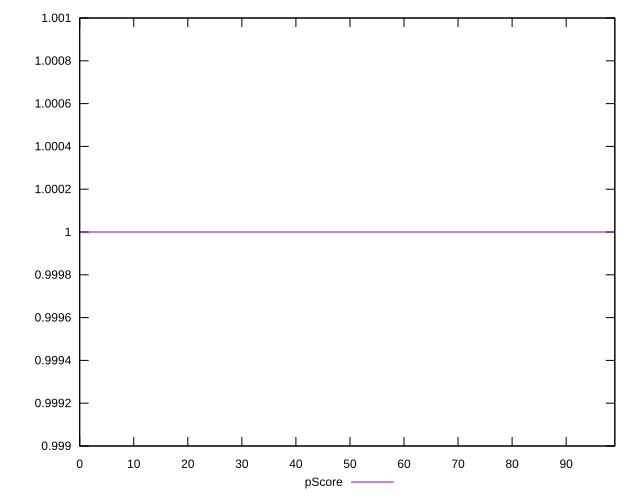

gnuplot code for this plot:
reset

$pScore <<EOF
0 1
1 1
2 1
3 1
4 1
5 1
6 1
7 1
8 1
9 1
10 1
11 1
12 1
13 1
14 1
15 1
16 1
17 1
18 1
19 1
20 1
21 1
22 1
23 1
24 1
25 1
26 1
27 1
28 1
29 1
30 1
31 1
32 1
33 1
34 1
35 1
36 1
37 1
38 1
39 1
40 1
41 1
42 1
43 1
44 1
45 1
46 1
47 1
48 1
49 1
50 1
51 1
52 1
53 1
54 1
55 1
56 1
57 1
58 1
59 1
60 1
61 1
62 1
63 1
64 1
65 1
66 1
67 1
68 1
69 1
70 1
71 1
72 1
73 1
74 1
75 1
76 1
77 1
78 1
79 1
80 1
81 1
82 1
83 1
84 1
85 1
86 1
87 1
88 1
89 1
90 1
91 1
92 1
93 1
94 1
95 1
96 1
97 1
98 1
99 1
EOF

set key outside below
set xrange [0:99]
set yrange [0.999:1.001]
set trange [0.999:1.001]
set terminal svg size 640, 500 enhanced background rgb 'white'
set output "reprap/unminified-css/samples/pages+cached+noexternal+nofonts+nosvg+noimg/pScore/values.svg"

plot $pScore title "pScore" with line

reset
